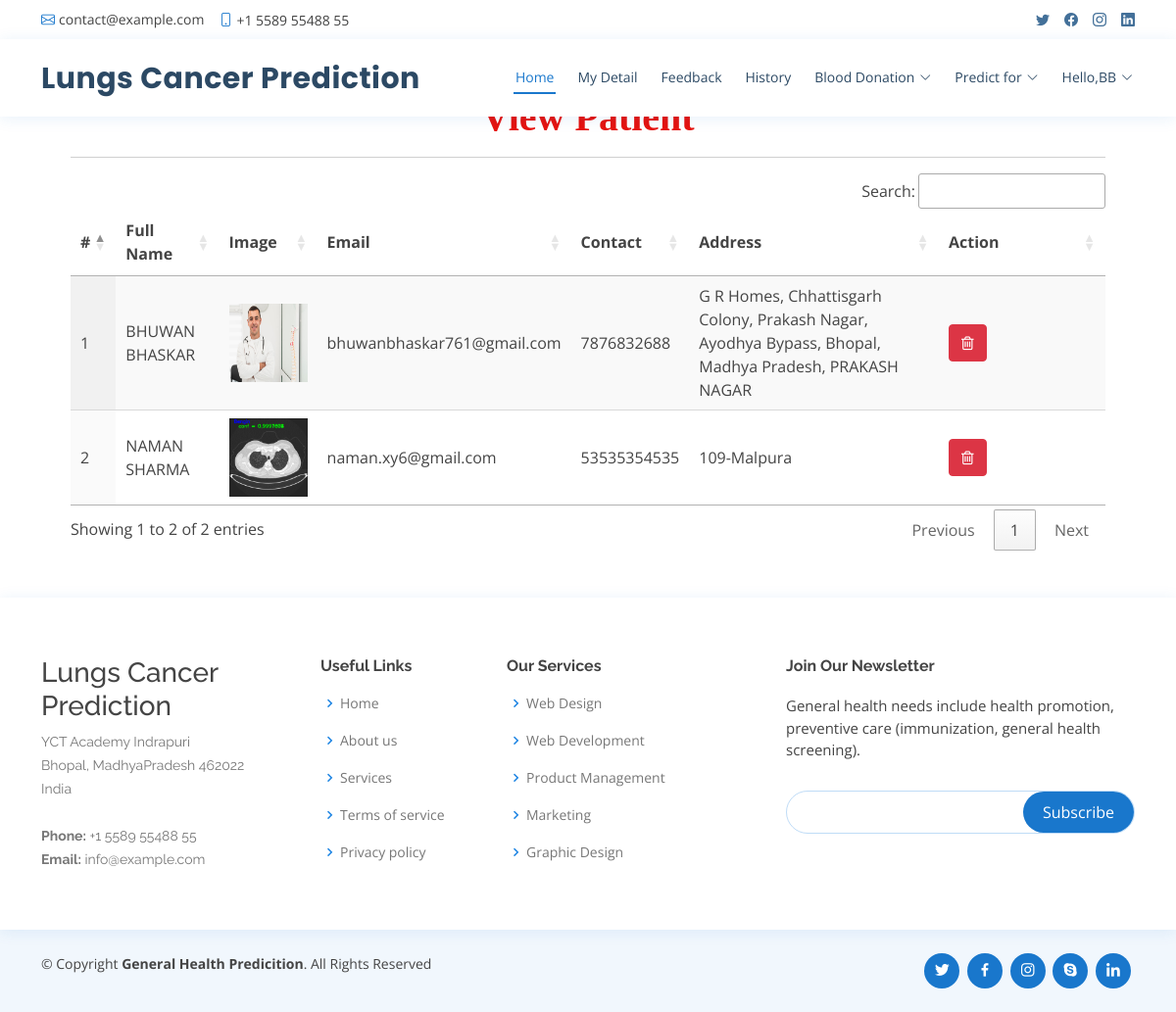
The page /view_patient (signed in) on the database its author committed.
### lungs_app/models.py (models this page shows, shortened)
class Patient(models.Model):
    user = models.ForeignKey(User, on_delete=models.CASCADE, null=True)
    contact = models.CharField(max_length=100, null=True)
    address = models.CharField(max_length=100, null=True)
    dob = models.DateField(null=True)
    image = models.FileField(null=True)

### lungs_app/views.py (the view)
# urls.py: path('view_patient', View_Patient,name="view_patient"),
@login_required(login_url="login")
def View_Patient(request):
    patient = Patient.objects.all()
    d = {'patient':patient}
    return render(request,'view_patient.html',d)

### lungs_app/templates/view_patient.html
{% extends 'index.html' %}
{% load static %}
{% block body %}
<div class="container-fluid" style="width:90%;margin-top:8%">
                    <div class="container-fluid">
                        <h1 align="center" style="font-weight:bold;font-family : 'Monotype Corsiva' ; color : #E6120E ;margin-top:4%">View Patient</h1>
                         </div><hr>
                                <table id="example" class="display" style="width:100%">
                                  <thead>
                                    <tr>
                                      <th>#</th>
                                      <th>Full Name</th>
                                      <th>Image</th>
                                      <th>Email</th>
                                      <th>Contact</th>
                                      <th>Address</th>
                                      <th>Action</th>
                                  </tr>
                              </thead>
                              <tbody>
                              {% for i in patient %}
                                <tr>
                                  <td>{{forloop.counter}}</td>
                                  <td>{{i.user.first_name}} {{i.user.last_name}}</td>
                                  <td>{% if i.image %}<img src="{{i.image.url}}" style="width:80px;height:80px">{% endif %}</td>
                                  <td>{{i.user.email}}</td>
                                  <td>{{i.contact}}</td>
                                  <td>{{i.address}}</td>
                                  <td style="width:150px">
                                      <a href="{% url 'delete_patient' i.id %}" ><button class="btn btn-danger" onclick="return confirm('Are you sure?')"><i class="fa fa-trash-o"></i></button></a></td>
                              </tr>
                              {% endfor %}
                          </tbody>
                      </table>
                  </div>
{% endblock %}

### lungs_app/templates/index.html (shortened to what this page needs)
<!DOCTYPE html>
<html lang="en">
  {% load static %}
<head>
  <link href="{% static 'vendor/fontawesome-free/css/all.min.css' %}" rel="stylesheet">
  <link href="{% static 'vendor/animate.css/animate.min.css' %}" rel="stylesheet">
  <link href="{% static 'vendor/bootstrap/css/bootstrap.min.css' %}" rel="stylesheet">
  <link href="{% static 'vendor/bootstrap-icons/bootstrap-icons.css' %}" rel="stylesheet">
  <link href="{% static 'vendor/boxicons/css/boxicons.min.css' %}" rel="stylesheet">
  <link href="{% static 'vendor/glightbox/css/glightbox.min.css' %}" rel="stylesheet">
  <link href="{% static 'vendor/remixicon/remixicon.css' %}" rel="stylesheet">
  <link href="{% static 'vendor/swiper/swiper-bundle.min.css' %}" rel="stylesheet">
  <link href="{% static 'css/style.css' %}" rel="stylesheet">
  <link rel="stylesheet" href="https://cdnjs.cloudflare.com/ajax/libs/font-awesome/4.7.0/css/font-awesome.min.css">
  <link rel='stylesheet' type='text/css' href="https://cdn.datatables.net/1.10.21/css/jquery.dataTables.min.css">
  <link rel='stylesheet' type='text/css' href="https://cdn.datatables.net/buttons/1.6.2/css/buttons.dataTables.min.css">
</head>
<body>
  <div id="topbar" class="d-flex align-items-center fixed-top">
    <div class="container d-flex justify-content-between">
      <div class="contact-info d-flex align-items-center">
        <i class="bi bi-envelope"></i> <a href="mailto:contact@example.com">contact@example.com</a>
        <i class="bi bi-phone"></i> +1 5589 55488 55
      </div>
      <div class="d-none d-lg-flex social-links align-items-center">
        <a href="#" class="twitter"><i class="bi bi-twitter"></i></a>
        <a href="#" class="facebook"><i class="bi bi-facebook"></i></a>
        <a href="#" class="instagram"><i class="bi bi-instagram"></i></a>
        <a href="#" class="linkedin"><i class="bi bi-linkedin"></i></i></a>
      </div>
    </div>
  </div>
  <header id="header" class="fixed-top">
    <div class="container d-flex align-items-center">
      <h1 class="logo me-auto"><a href="index.html">Lungs Cancer Prediction</a></h1>
      {% if request.user.is_staff %}
      <nav id="navbar" class="navbar order-last order-lg-0">
        <ul>
          <li><a class="nav-link scrollto active" href="{% url 'admin_home' %}">Home</a></li>
          <li class="dropdown"><a href="#"><span>Doctor</span> <i class="bi bi-chevron-down"></i></a>
            <ul>
              <li><a href="/add_doctor">Add Doctor</a></li>
              <li><a href="/view_doctor">View Doctor</a></li>
            </ul>
          </li>
          <li><a class="nav-link scrollto" href="/view_patient">Patient</a></li>
          <li><a class="nav-link scrollto" href="/view_search_pat">Searched Data</a></li>
          <li><a class="nav-link scrollto" href="/view_feedback">Feedback</a></li>
          <li class="dropdown"><a href="#"><span>Blood Donation</span> <i class="bi bi-chevron-down"></i></a>
            <ul>
              <li><a href="/request_blood">Request for Blood</a></li>
              <li><a href="/donator_blood">Donate for Blood</a></li>
            </ul>
          </li>
          <li class="dropdown">
            <a href="#" class="appointment-btn scrollto" style="color: #fff;"><span class="d-none d-md-inline">Welcome,</span> {{request.user.username}} <i class="bi bi-chevron-down"></i></a>
            <ul>
              <li><a href="{% url 'change_password' %}">Password</a></li>
              <li><a href="{% url 'logout' %}">Logout</a></li>
            </ul>
          </li>
        </ul>
        <i class="bi bi-list mobile-nav-toggle"></i>
      </nav>
      {% elif request.user.patient_set.all.0 %}
      <nav id="navbar" class="navbar order-last order-lg-0">
        <ul>
          <li><a class="nav-link scrollto active" href="{% url 'patient_home' %}">Home</a></li>
          <li><a class="nav-link scrollto" href="/profile_doctor">My Detail</a></li>
          <li><a class="nav-link scrollto" href="/sent_feedback">Feedback</a></li>
          <li><a class="nav-link scrollto" href="/view_search_pat">History</a></li>
          <li class="dropdown"><a href="#"><span>Blood Donation</span> <i class="bi bi-chevron-down"></i></a>
          </li>
          <li class="dropdown"><a href="#"><span>Predict for</span> <i class="bi bi-chevron-down"></i></a>
          </li>
          <li class="dropdown"><a href="#"><span>Hello,{{request.user.username}}</span> <i class="bi bi-chevron-down"></i></a>
          </li>
        </ul>
      </nav>
      {% endif %}
  </header>
  <div class="mt-5 mb-5" style="margin-top:14%">
  {% block body %}
  {% endblock %}
  </div>
  <footer id="footer">
    <div class="footer-top">
      <div class="container">
        <div class="row">
          <div class="col-lg-3 col-md-6 footer-contact">
            <h3>Lungs Cancer Prediction</h3>
            <p>
              YCT Academy Indrapuri <br>
              Bhopal, MadhyaPradesh 462022<br>
              India <br><br>
              <strong>Phone:</strong> +1 5589 55488 55<br>
              <strong>Email:</strong> info@example.com<br>
            </p>
          </div>
          <div class="col-lg-2 col-md-6 footer-links">
            <h4>Useful Links</h4>
            <ul>
              <li><i class="bx bx-chevron-right"></i> <a href="#">Home</a></li>
              <li><i class="bx bx-chevron-right"></i> <a href="#">About us</a></li>
              <li><i class="bx bx-chevron-right"></i> <a href="#">Services</a></li>
              <li><i class="bx bx-chevron-right"></i> <a href="#">Terms of service</a></li>
              <li><i class="bx bx-chevron-right"></i> <a href="#">Privacy policy</a></li>
            </ul>
          </div>
          <div class="col-lg-3 col-md-6 footer-links">
            <h4>Our Services</h4>
            <ul>
              <li><i class="bx bx-chevron-right"></i> <a href="#">Web Design</a></li>
              <li><i class="bx bx-chevron-right"></i> <a href="#">Web Development</a></li>
              <li><i class="bx bx-chevron-right"></i> <a href="#">Product Management</a></li>
              <li><i class="bx bx-chevron-right"></i> <a href="#">Marketing</a></li>
              <li><i class="bx bx-chevron-right"></i> <a href="#">Graphic Design</a></li>
            </ul>
          </div>
          <div class="col-lg-4 col-md-6 footer-newsletter">
            <h4>Join Our Newsletter</h4>
            <p>General health needs include health promotion, preventive care (immunization, general health screening).</p>
            <form action="" method="post">
              <input type="email" name="email"><input type="submit" value="Subscribe">
            </form>
          </div>
        </div>
      </div>
    </div>
    <div class="container d-md-flex py-4">
      <div class="me-md-auto text-center text-md-start">
        <div class="copyright">
          &copy; Copyright <strong><span>General Health Predicition</span></strong>. All Rights Reserved
        </div>
        <div class="credits">
        </div>
      </div>
      <div class="social-links text-center text-md-right pt-3 pt-md-0">
        <a href="#" class="twitter"><i class="bx bxl-twitter"></i></a>
        <a href="#" class="facebook"><i class="bx bxl-facebook"></i></a>
        <a href="#" class="instagram"><i class="bx bxl-instagram"></i></a>
        <a href="#" class="google-plus"><i class="bx bxl-skype"></i></a>
        <a href="#" class="linkedin"><i class="bx bxl-linkedin"></i></a>
      </div>
    </div>
  </footer>
</body>
</html>

### lungs_app/static/css/style.css (style rules this page uses)
body { font-family: "Open Sans", sans-serif; color: #444444; }
a { color: #1977cc; text-decoration: none; }
h1, h2, h3, h4, h5, h6 { font-family: "Raleway", sans-serif; }
#topbar { background: #fff; height: 40px; font-size: 14px; transition: all 0.5s; z-index: 996; }
#topbar .contact-info a { line-height: 1; color: #444444; transition: 0.3s; }
#topbar .contact-info i { color: #1977cc; padding-right: 4px; margin-left: 15px; line-height: 0; }
#topbar .contact-info i:first-child { margin-left: 0; }
#topbar .social-links a { color: #437099; padding-left: 15px; display: inline-block; line-height: 1px; transition: 0.3s; }
#topbar .social-links a:first-child { border-left: 0; }
#header { background: #fff; transition: all 0.5s; z-index: 997; padding: 15px 0; top: 40px; box-shadow: 0px 2px 15px rgba(25, 119, 204, 0.1); }
#header .logo { font-size: 30px; margin: 0; padding: 0; line-height: 1; font-weight: 700; letter-spacing: 0.5px; font-family: "Poppins", sans-serif; }
#header .logo a { color: #2c4964; }
.navbar { padding: 0; }
.navbar ul { margin: 0; padding: 0; display: flex; list-style: none; align-items: center; }
.navbar li { position: relative; }
.navbar>ul>li { position: relative; white-space: nowrap; padding: 8px 0 8px 20px; }
.navbar a, .navbar a:focus { display: flex; align-items: center; justify-content: space-between; font-size: 14px; color: #2c4964; white-space: nowrap; transition: 0.3s; border-bottom: 2px solid #fff; padding: 5px 2px; }
.navbar a i, .navbar a:focus i { font-size: 12px; line-height: 0; margin-left: 5px; }
.navbar a:hover, .navbar .active, .navbar .active:focus, .navbar li:hover>a { color: #1977cc; border-color: #1977cc; }
#footer { color: #444444; font-size: 14px; background: #f1f7fd; }
#footer .footer-top { padding: 60px 0 30px 0; background: #fff; box-shadow: 0px 2px 15px rgba(25, 119, 204, 0.1); }
#footer .footer-top .footer-contact { margin-bottom: 30px; }
#footer .footer-top .footer-contact p { font-size: 14px; line-height: 24px; margin-bottom: 0; font-family: "Raleway", sans-serif; color: #777777; }
#footer .footer-top h4 { font-size: 16px; font-weight: bold; color: #444444; position: relative; padding-bottom: 12px; }
#footer .footer-top .footer-links { margin-bottom: 30px; }
#footer .footer-top .footer-links ul { list-style: none; padding: 0; margin: 0; }
#footer .footer-top .footer-links ul i { padding-right: 2px; color: #1c84e3; font-size: 18px; line-height: 1; }
#footer .footer-top .footer-links ul li { padding: 10px 0; display: flex; align-items: center; }
#footer .footer-top .footer-links ul li:first-child { padding-top: 0; }
#footer .footer-top .footer-links ul a { color: #777777; transition: 0.3s; display: inline-block; line-height: 1; }
#footer .footer-newsletter { font-size: 15px; }
#footer .footer-newsletter h4 { font-size: 16px; font-weight: bold; color: #444444; position: relative; padding-bottom: 12px; }
#footer .footer-newsletter form { margin-top: 30px; background: #fff; padding: 6px 10px; position: relative; border-radius: 50px; text-align: left; border: 1px solid #bfdcf7; }
#footer .footer-newsletter form input[type=email] { border: 0; padding: 4px 8px; width: calc(100% - 100px); }
#footer .footer-newsletter form input[type=submit] { position: absolute; top: 0; right: 0; bottom: 0; border: 0; background: none; font-size: 16px; padding: 0 20px; background: #1977cc; color: #fff; transition: 0.3s; border-radius: 50px; }
#footer .credits { padding-top: 5px; font-size: 13px; color: #444444; }
#footer .social-links a { font-size: 18px; display: inline-block; background: #1977cc; color: #fff; line-height: 1; padding: 8px 0; margin-right: 4px; border-radius: 50%; text-align: center; width: 36px; height: 36px; transition: 0.3s; }

### rows shown on the page
Patient: user.first_name "BHUWAN", user.last_name "BHASKAR", image (picture), user.email "bhuwanbhaskar761@gmail.com", contact "7876832688", address "G R Homes, Chhattisgarh Colony, Prakash Nagar, Ayodhya Bypass, Bhopal, Madhya Pradesh, PRAKASH NAGAR"
Patient: user.first_name "NAMAN", user.last_name "SHARMA", image (picture), user.email "naman.xy6@gmail.com", contact "53535354535", address "109-Malpura"

### other values the page prints
{{ request.user.username }} "BB"
